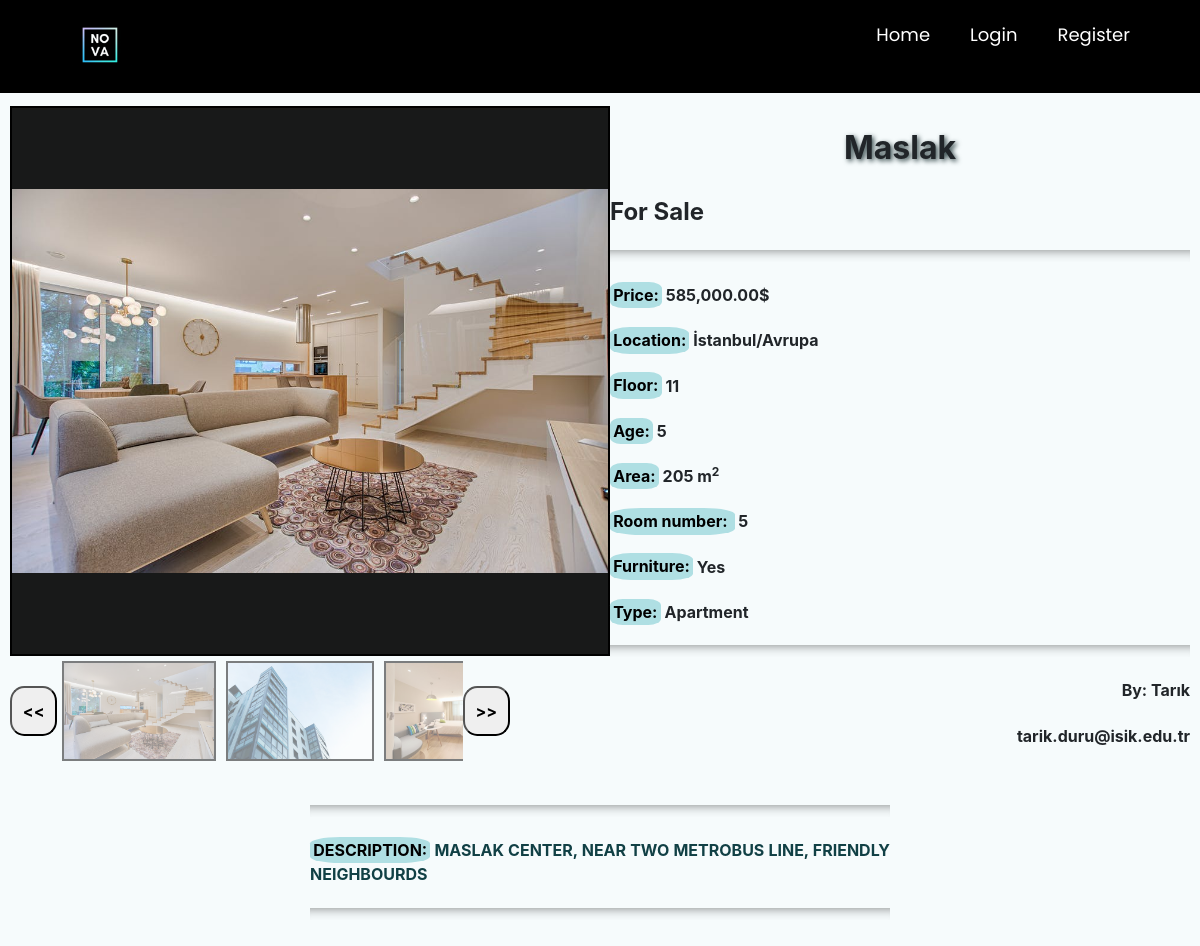
Before: /product_details/83 with the older database file.
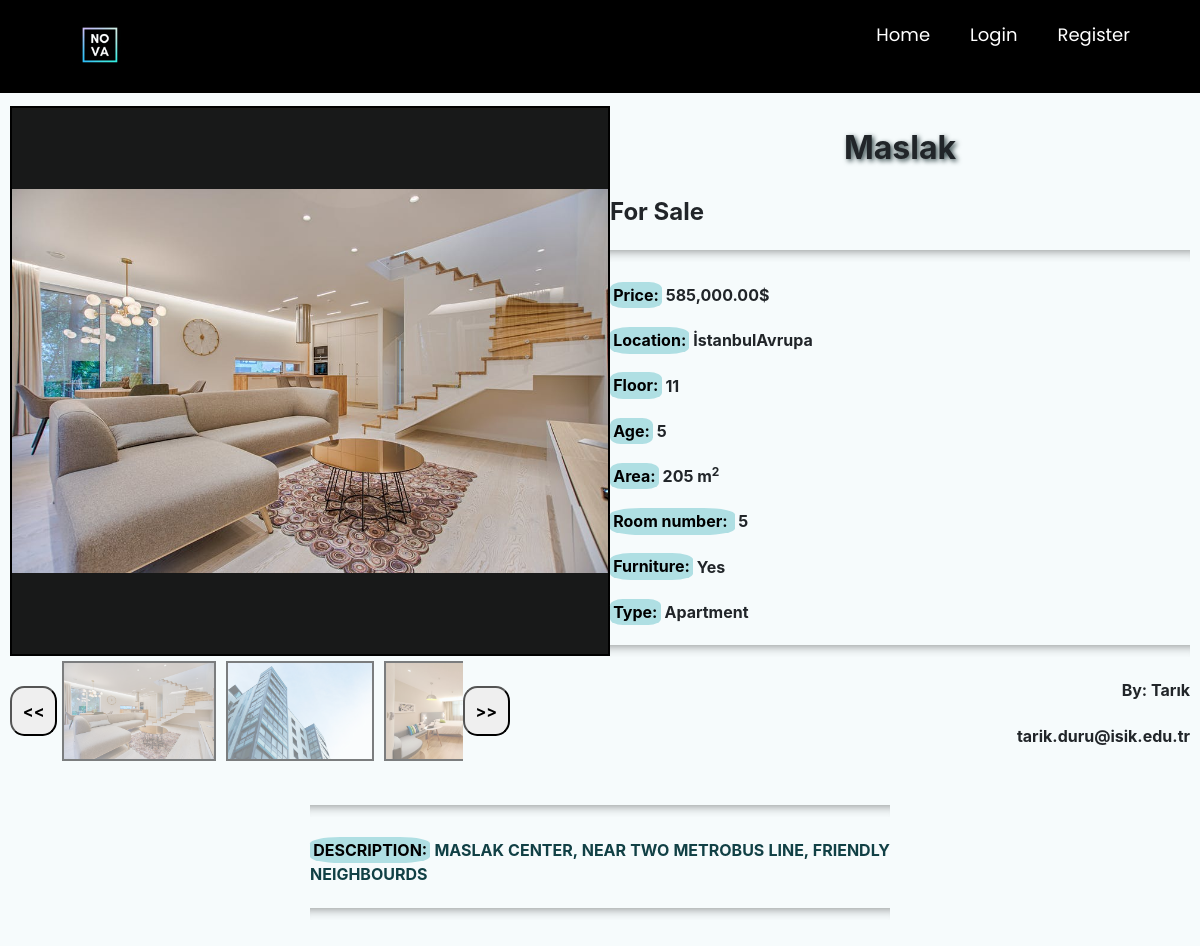
After: the same page with the newer database file.
### main/models.py (models this page shows, shortened)
class PostImages(models.Model):
    image = models.ImageField(null=True, blank=True)
    gallery = models.ForeignKey(Post,null=True,on_delete= models.CASCADE)

class Post(models.Model):
    ouruser = models.ForeignKey(ourUser, null=True, on_delete=models.CASCADE)
    post_title = models.CharField(max_length=255,null=True)
    post_description = models.TextField()
    price = models.DecimalField(decimal_places=2 , max_digits=12)
    location = models.CharField(max_length=255,null=True,choices=city)
    postType = models.CharField(choices=RorS , max_length=50, null=True , default='For Sale')
    floor = models.DecimalField(decimal_places=0 , max_digits=3 ,null=True)
    building_age = models.DecimalField(decimal_places=0, max_digits=2 , null=True)
    area = models.DecimalField(decimal_places=0,max_digits=4 ,null=True)
    isFurniture = models.CharField(choices=Furniture ,null=True,max_length=50,default="No")
    building_type = models.CharField(choices=b_types ,null=True ,max_length=50)
    room = models.DecimalField(decimal_places=0 , max_digits=3 ,null=True)

class ourUser(models.Model):
    user = models.OneToOneField(User, null=True, on_delete=models.CASCADE)  # relation with django's user # will be implemented later
    username = models.CharField(max_length=255,null=True)
    first_name = models.CharField(max_length=255,null=True)
    last_name = models.CharField(max_length=255,null=True)
    email = models.EmailField(max_length=254)

### main/views.py (the view)
# urls.py: path('product_details/<int:pk>', views.productdetails, name="product_details"),
def productdetails(request, pk):
    posts = Post.objects.get(id=pk)
    pimage = PostImages.objects.filter(gallery=posts)
    return render(request, 'main/product_details.html', {'posts': posts, 'pimage': pimage})

### main/templates/main/product_details.html (shortened to what this page needs)
<!DOCTYPE html>
{% extends 'main/mainpage.html' %}
{% load static %}
{% load humanize %}
{% block content %}
<html>
<head>
	   <link href="//maxcdn.bootstrapcdn.com/bootstrap/4.1.1/css/bootstrap.min.css" rel="stylesheet" id="bootstrap-css">
</head>
<body>
	<div class="bg ">
	<div id="content-wrapper">
		<div class="column">
			<img id=featured src="{% static pimage.first.image.url %}">
			<div id="slide-wrapper"  >
				<button id="slideLeft" class="arrow " > <b><<</b> </button>
				<div id="slider" >
					{% for i in pimage %}
    					<img class="thumbnail" src="{% static i.image.url %}" width="500" height="333">
					{% endfor %}
				</div>
				<button id="slideRight" class="arrow " > <b>>></b> </button>
			</div>
		</div>
		<div class="column ">
			<p class="hh1">{{posts.post_title}}</p>
			<p class="hh2"> {{posts.postType}}</p>
			<hr>
			<p class="hh4"><mark>Price:</mark>&nbsp;{{posts.price|intcomma}}$</p>
			<p class="hh4"><mark>Location:</mark>&nbsp;{{posts.location}}</p>
			<p class="hh4"><mark>Floor:</mark>&nbsp;{{posts.floor}}</p>
			<p class="hh4"><mark>Age:</mark>&nbsp;{{posts.building_age}}</p>
			<p class="hh4"><mark>Area:</mark>&nbsp;{{posts.area}} m<sup>2</sup></p>
			<p class="hh4"><mark>Room number: </mark>&nbsp;{{ posts.room }}</p>
			<p class="hh4"><mark>Furniture:</mark>&nbsp;{{posts.isFurniture}}</p>
			<p class="hh4"><mark>Type:</mark>&nbsp;{{posts.building_type}}</p>
			<hr>
			<p class="hh4" style="text-align: right;">By:&nbsp;{{posts.ouruser.first_name}}</p>
			<p class="hh4" style="text-align: right;">&nbsp;{{posts.ouruser.email}}</p>
		</div>
		<div class="column ">
			<hr>
			<p class="des hh4"  ><mark>Description:</mark>&nbsp;{{posts.post_description}}</p>
			<hr>
		</div>
	</div>
	</div>
</body>
{% endblock %}

### main/templates/main/mainpage.html (shortened to what this page needs)
<!DOCTYPE html>
{% load static %}
<html lang="en" dir="ltr">
<head>
</head>
<body class="g">
<nav>
    <div class="logo">
        <a class="navbar-brand pb-2" href="{% url 'homepage' %}"><img src="{% static 'images/nova_logo.gif' %}"
                                                                      style="height: 80px; width: 80px"></a>
    </div>
    <ul>
        {% if user.is_staff %}
        <li><a href="/adminPage">Return Admin Page</a></li>
        {% else %}
        <li><a href="/">Home</a></li>
        {% endif %}
        {% if user.is_authenticated %}
        {% if user.is_staff %}
        <h4 class="text-white">Visitor view for admin</h4>
        {% else %}
        <li>
            <a href="">Account</a>
            <input type="checkbox" id="btn-1">
            <ul>
                <li><a href="{% url 'listaddedposts' %}">My Posts</a></li>
                <li><a href="{% url 'logout' %}">Logout</a></li>
            </ul>
        </li>
        <li>
            <a href="{% url 'createpost' %}">Create Post</a>
            <input type="checkbox" id="btn-3">
        </li>
        {% endif %}
        {% else %}
        <li>
            <a href="{% url 'loginpage' %}">Login</a>
        </li>
        <li>
        <li>
            <a href="{% url 'register' %}">Register</a>
        </li>
        {% endif %}
    </ul>
</nav>
{% block content %}
{% endblock %}
</body>
</html>

### main/templates/main/product_details.html (style rules this page uses)
body,html { width : 100%; height : 100%; margin : 0; padding : 0; }
.bg { background-color: #F6FBFC ; }
.des { text-align: justify; text-transform: uppercase; color: #114045 ; word-wrap:break-word; }
.hh1 { text-shadow: 2px 2px 5px #2F4345; text-align: center; text-transform: capitalize; display: block; font-size: 2em; margin-top: 0.67em; margin-bottom: 0.67em; margin-left: 0; margin-right: 0; font-weight: bold; }
.hh2 { display: block; font-size: 1.5em; margin-top: 0.83em; margin-bottom: 0.83em; margin-left: 0; margin-right: 0; font-weight: bold; }
.hh4 { margin-top: 1.33em; margin-bottom: 1.33em; margin-left: 0; margin-right: 0; font-weight: bold; }
mark { background-color:#AFDFE3; border-radius: 25%; }
hr { height: 12px; border: 0; box-shadow: inset 0 12px 12px -12px rgba(0, 0, 0, 0.5); }
#content-wrapper { display: flex; flex-wrap: wrap; justify-content: center; align-items: center; }
.column { width: 600px; padding: 10px; }
#featured { max-width: 600px; max-height: 550px; min-width: 600px; min-height: 550px; cursor: pointer; border: 2px solid black; object-fit: contain; background-color: rgba(0,0,0,0.9); }
.thumbnail { object-fit: cover; max-width: 180px; max-height: 100px; cursor: pointer; opacity: 0.5; margin: 5px; border: 2px solid black; }
#slide-wrapper { max-width: 500px; display: flex; min-height: 100px; align-items: center; }
#slider { width: 440px; display: flex; flex-wrap: nowrap; overflow-x: auto; cursor: grab; }
.arrow { width: 50px; height: 50px; cursor: pointer; transition: .3s; border-radius:30%; }

### main/templates/main/mainpage.html (style rules this page uses)
nav { margin: 0; padding: 0; user-select: none; box-sizing: border-box; font-family: 'Poppins', sans-serif; }
body.g { background-image: url('/static/images/wallpaper.jpg'); background-size: cover; background-repeat: no-repeat; background-attachment: fixed; }
nav { background: #000000; }
nav:after { content: ''; clear: both; display: table; }
nav .logo { float: left; color: white; font-size: 27px; font-weight: 600; line-height: 70px; padding-left: 60px; }
nav ul { float: right; margin-right: 40px; list-style: none; position: relative; z-index: 10000; }
nav ul li { float: left; display: inline-block; background: #000000; margin: 0 5px; }
nav ul li a { color: white; line-height: 70px; text-decoration: none; font-size: 18px; padding: 8px 15px; }

Changed rows visible on the page:
changed Post "Maslak": location "İstanbul/Avrupa" → "İstanbulAvrupa"
